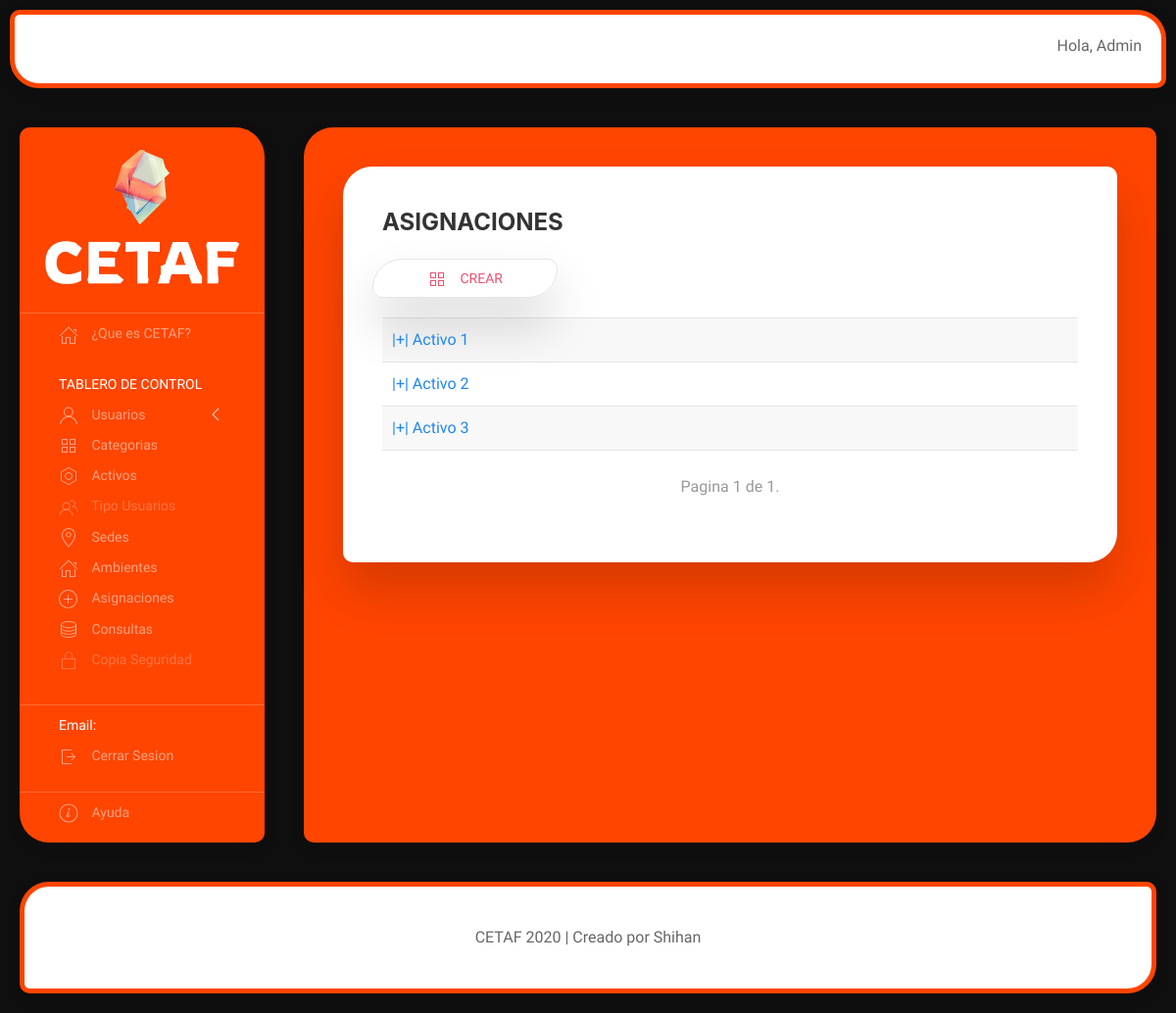
The page /asignaciones/ (signed in) on the database its author committed.
### cetaf/models.py (models this page shows, shortened)
class Asignacion(models.Model):
    nombre_activo = models.OneToOneField(Activo, on_delete=models.CASCADE)
    persona_responsable = models.CharField(max_length=50)
    sede_asignada = models.ForeignKey(Sede, on_delete=models.CASCADE)
    ambiente_asignado = models.ForeignKey(Ambiente, on_delete=models.CASCADE)
    fecha_inicio = models.DateField()
    fecha_fin = models.DateField()
    descripcion = models.TextField()

class Activo(models.Model):
    nombre = models.CharField(max_length=50)
    categoria = models.ForeignKey(Categoria, on_delete=models.CASCADE)
    num_serie = models.CharField(max_length=50)
    fecha_compra = models.DateField()
    cobertura_seguro = models.CharField(max_length=200)
    valor_compra = models.IntegerField(default=0)
    garantia = models.CharField(max_length=200)
    fecha_puesto_servicio = models.DateField()
    descripcion = models.TextField()
    vida_util = models.CharField(max_length=200)
    valor_residual = models.IntegerField(default=0)
    def __str__(self):
        return self.nombre

### cetaf/views.py (the view)
# urls.py: path('asignaciones/', views.lts_asignacion, name='lts_asignacion'),
@permission_required('cetaf.view_asignacion', raise_exception=True)
def lts_asignacion(request):
    lista = Asignacion.objects.all()
    paginador = Paginator(lista, 10)
    num_pagina = request.GET.get('page')
    obj_pagina = paginador.get_page(num_pagina)
    return render(request, 'asignaciones/index.html', {'obj_pagina': obj_pagina})

### cetaf/templates/asignaciones/index.html (shortened to what this page needs)
{% extends "home/index.html" %}
{% load static %}
{% block contenido %}
<div class="uk-card uk-card-default uk-card-body uk-align-center uk-box-shadow-xlarge uk-margin-small" style="border-radius: 30px 10px;">
    <h3 class="uk-card-title uk-text-bold">ASIGNACIONES</h3>
    {% block contenido_asignacion %}
        <ul class="uk-nav-default uk-nav-parent-icon" uk-nav>
            <li class="uk-button uk-button-default uk-button-small uk-box-shadow-xlarge" style="border-radius: 30px 10px; margin-left: 30px"><a class="uk-text-danger" href="{% url 'crear_asignacion' %}"><span class="uk-margin-small-right" uk-icon="icon: thumbnails"></span> Crear</a></li>
        </ul>
        <ul class="uk-list uk-list-striped">
            {% for asignacion in obj_pagina %}
                <li><a href="{% url 'detalle_asignacion' asignacion.id %}" uk-toggle>|+| {{asignacion.nombre_activo}}</a></li>
            {% endfor %}
        </ul>
        <div>
          <span>
              <ul class="uk-pagination uk-flex-center" uk-margin>
                  <span>
                      <li class="uk-disabled"><span>Pagina {{ obj_pagina.number }} de {{ obj_pagina.paginator.num_pages }}.</span></li>
                  </span>
              </ul>
          </span>
        </div>
    {% endblock contenido_asignacion %}
</div>
{% endblock %}

### cetaf/templates/home/index.html (shortened to what this page needs)
<!doctype html>
{% load static %}
<html lang="es">
    <head>
        <link rel="stylesheet" href="{% static 'contenido/uikit/uikit.min.css' %}">
        <link rel="stylesheet" href="{% static 'contenido/estilo.css' %}">
    </head>
    <body>
        <div uk-grid>
            <div class="uk-width-expand@m">
                <div class="uk-card uk-card-default uk-card-body barra-superior">
                    <span class="uk-float-right">
                        Hola,
                        {{user.username}}
                    </span>
                </div>
            </div>
        </div>
        <div uk-grid>
            <div class="uk-visible@m">
                <div class="uk-card uk-card-default uk-card-body menu-lateral uk-light">
                    <ul class="uk-nav-default uk-nav-parent-icon" uk-nav>
                        <div class="uk-text-center">
                            <a href="{% url 'index' %}"><img src="{% static 'contenido/imagenes/logo_6.png' %}" alt="avatar" width="250px"></a>
                        </div>
                        <li class="uk-nav-divider"></li>
                        <li><a href="{% url 'acercade' %}"><span class="uk-margin-small-right" uk-icon="icon: home"></span> ¿Que es CETAF?</a></li>
                        <li class="uk-nav-header" style="margin-top:20px">TABLERO DE CONTROL</li>
                        <li class="uk-parent">
                            <a href="{% url 'crear_usuarios' %}" class=""><span class="uk-margin-small-right" uk-icon="icon: user"></span> Usuarios</a>
                        </li>
                        <li><a href="{% url 'lts_categoria' %}"><span class="uk-margin-small-right" uk-icon="icon: thumbnails"></span> Categorias</a></li>
                        <li><a href="{% url 'lts_activo' %}"><span class="uk-margin-small-right" uk-icon="icon: nut"></span> Activos</a></li>
                        <li><a href="#" class="deshabilitar"><span class="uk-margin-small-right" uk-icon="icon: users"></span> Tipo Usuarios</a></li>
                        <li><a href="{% url 'lts_sedes' %}"><span class="uk-margin-small-right" uk-icon="icon: location"></span> Sedes</a></li>
                        <li><a href="{% url 'lts_ambiente' %}"><span class="uk-margin-small-right" uk-icon="icon: home"></span> Ambientes</a></li>
                        <li><a href="{% url 'lts_asignacion' %}"><span class="uk-margin-small-right" uk-icon="icon: plus-circle"></span> Asignaciones</a></li>
                        <li><a href="{% url 'lts_consulta' %}" ><span class="uk-margin-small-right" uk-icon="icon: database"></span> Consultas</a></li>
                        <li><a href="#" class="deshabilitar"><span class="uk-margin-small-right" uk-icon="icon: lock"></span> Copia Seguridad</a></li>
                        <li class="uk-nav-divider" style="margin-top:30px"></li>
                        <li class="uk-active"><a><span>Email:</span></a></li>
                        {% if user.username %}
                          <li><a href="{% url 'logout' %}"><span class="uk-margin-small-right" uk-icon="icon: sign-out"></span> Cerrar Sesion</a></li>
                        {% else %}
                          <li><a href="{% url 'login' %}"><span class="uk-margin-small-right" uk-icon="icon: sign-in"></span> Iniciar Sesion</a></li>
                        {% endif %}
                        <li class="uk-nav-divider" style="margin-top:20px"></li>
                        <li><a href="{% url 'ayuda' %}"><span class="uk-margin-small-right" uk-icon="icon: info"></span> Ayuda</a></li>
                  </ul>
                </div>
            </div>
            <div class="uk-width-expand@m">
                <div class="uk-card uk-card-default uk-card-body contenido-central">
                    {% block contenido %}{% endblock %}
                </div>
            </div>
        </div>
        <div uk-grid>
            <div class="uk-width-expand@m" style="margin-bottom: 20px">
                <div class="uk-card uk-card-default uk-card-body firma" style="text-align:center;">
                    <span>CETAF 2020 | Creado por Shihan</span>
                </div>
            </div>
        </div>
    </body>
</html>

### cetaf/templates/home/index.html (style rules this page uses)
html { background: #0f0f0f; background-size: cover; background-attachment: fixed; }
body { font-family: 'Inconsolata', monospace; }
.firma { float: bottom; margin-left: 20px; margin-right: 20px; border-radius: 30px 10px; opacity: 1; border: solid 5px orangered; }
.barra-superior { margin: 10px; padding: 20px; border-radius: 10px 30px; border: solid 5px orangered; height: 80px; }
@media (min-width: 900px) { .contenido-central { border-radius: 30px 10px; margin-right: 20px; margin-bottom: 20px; height: 100%; opacity: 1; background: orangered; } }
@media (min-width: 900px) { .menu-lateral { min-width: 250px; margin-left: 20px; margin-bottom: 20px; border-radius: 10px 30px; height: 100%; opacity: 1; background: orangered; } }
.deshabilitar { color: currentColor; cursor: not-allowed; opacity: 0.5; text-decoration: none; }

### rows shown on the page
Asignacion: nombre_activo "Activo 1"
Asignacion: nombre_activo "Activo 2"
Asignacion: nombre_activo "Activo 3"

### other values the page prints
{{ user.username }} "Admin"
{{ obj_pagina.number }} "1"
{{ obj_pagina.paginator.num_pages }} "1"
